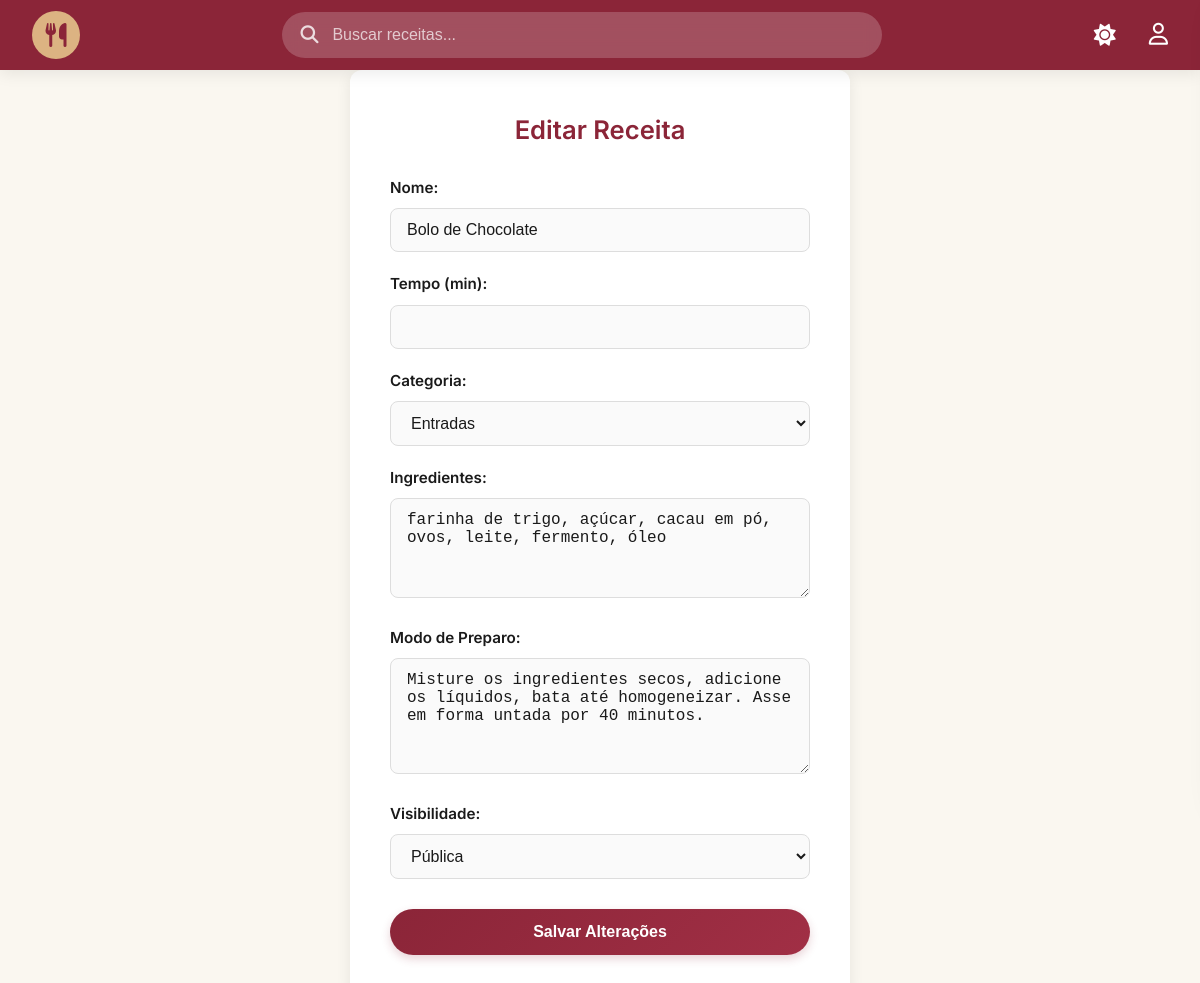
The page /views/recipes/recipe_edit.php?id=1 (signed in) on the database as committed earlier.
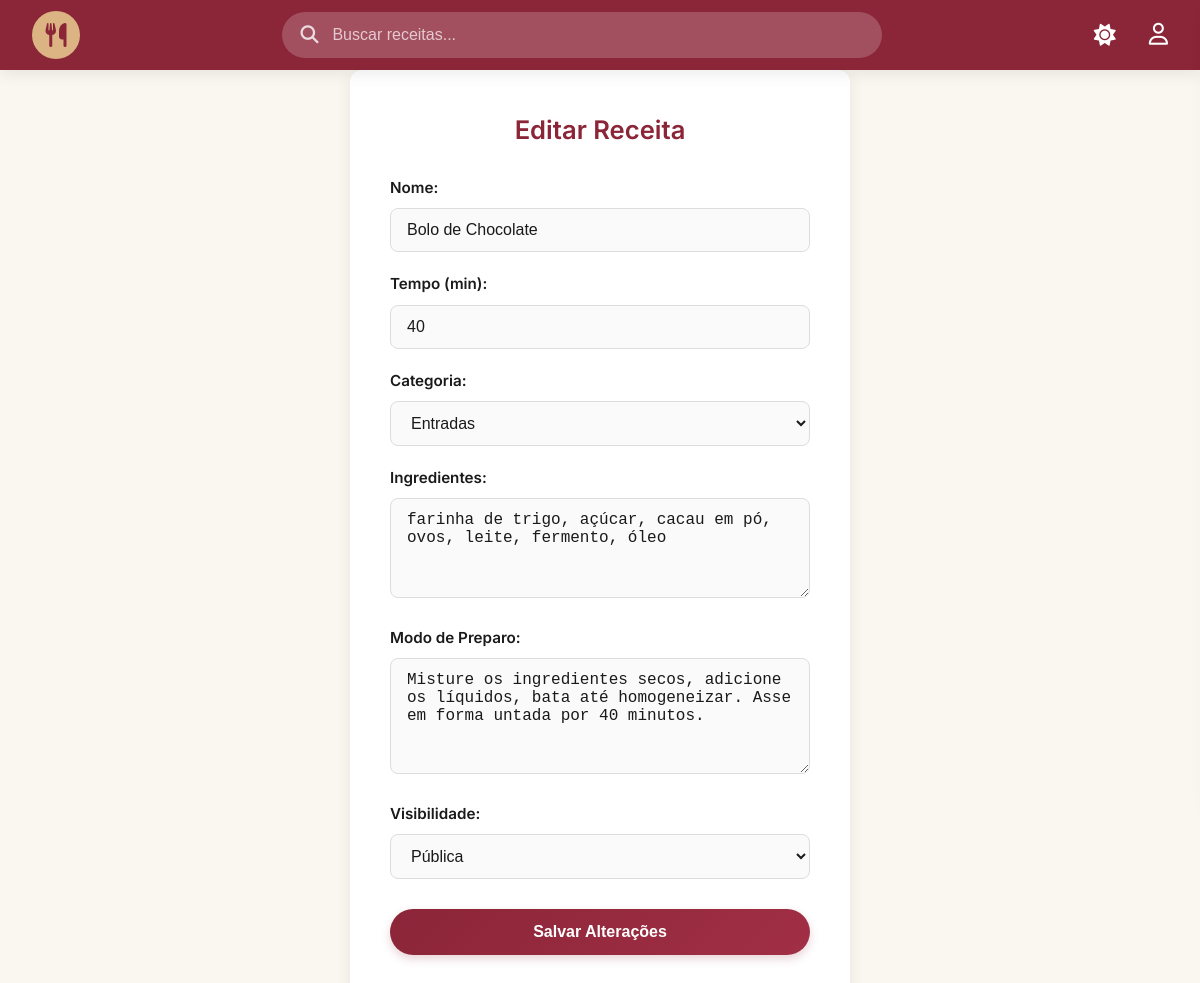
The same page on the database as committed later.
### tables this page shows
CREATE TABLE recipes (
    id INT AUTO_INCREMENT PRIMARY KEY,
    name VARCHAR(150) NOT NULL,
    ingredients TEXT NOT NULL,
    description TEXT,
    preparation_time INT,
    category VARCHAR(50),
    price DECIMAL(10, 2) DEFAULT 0.00,
    is_public BOOLEAN DEFAULT TRUE,
    
    user_id INT NULL,
    chef_id INT NULL,
    restaurant_id INT NULL,

    created_at TIMESTAMP DEFAULT CURRENT_TIMESTAMP,
    updated_at TIMESTAMP DEFAULT CURRENT_TIMESTAMP ON UPDATE CURRENT_TIMESTAMP,
    deleted_at DATETIME,

    CONSTRAINT fk_recipe_user FOREIGN KEY (user_id) REFERENCES users(id) ON DELETE CASCADE,
    CONSTRAINT fk_recipe_chef FOREIGN KEY (chef_id) REFERENCES chef(id) ON DELETE CASCADE,
    CONSTRAINT fk_recipe_restaurant FOREIGN KEY (restaurant_id) REFERENCES restaurants(id) ON DELETE CASCADE
);

### config/database.php (called while the page is built, shortened)
<?php
class database {
    private static $conexao = null;
    public static function getConexao() {
        if (self::$conexao === null) {
            try {
                $dsn = "mysql:host=" . DB_HOST . ";dbname=" . DB_NAME . ";charset=utf8mb4";
                self::$conexao = new PDO($dsn, DB_USER, DB_PASS, [
                    PDO::ATTR_ERRMODE => PDO::ERRMODE_EXCEPTION,
                    PDO::ATTR_DEFAULT_FETCH_MODE => PDO::FETCH_ASSOC,
                    PDO::ATTR_EMULATE_PREPARES => false,
                ]);
            } catch (PDOException $e) {
                die("Erro de conexão: " . $e->getMessage());
            }
        }
        return self::$conexao;
    }
}

### models/dao/recipeDAO.php (called while the page is built, shortened)
<?php
require_once dirname(__DIR__, 2) . '/config/database.php';
require_once dirname(__DIR__) . '/model/recipe.php';
class recipeDAO {
    private $conn;
    public function __construct() {
        $this->conn = database::getConexao();
    }
    public function read($id) {
        $sql = "SELECT r.*,
                COALESCE(u.name, c.name, res.name) as owner_name,
                res.location_map_link,
                res.address
                FROM recipes r
                LEFT JOIN users u ON r.user_id = u.id
                LEFT JOIN chef c ON r.chef_id = c.id
                LEFT JOIN restaurants res ON r.restaurant_id = res.id
                WHERE r.id = ?";
        $stmt = $this->conn->prepare($sql);
        $stmt->execute([$id]);
        $dados = $stmt->fetch(PDO::FETCH_ASSOC);
        $r = new Recipe(
            $dados['name'], $dados['ingredients'], $dados['description'],
            $dados['preparation_time'], $dados['category'], $dados['price'],
            $dados['is_public'], $dados['user_id'], $dados['chef_id'],
            $dados['restaurant_id'], $dados['id'], $dados['created_at']
        );
        $r->setOwnerName($dados['owner_name']);
        $r->setLocationMapLink($dados['location_map_link'] ?? null);
        $r->setAddress($dados['address'] ?? null);
        return $r;
    }
}

### models/model/recipe.php (called while the page is built, shortened)
<?php
class Recipe {
    private $name;
    private $ingredients;
    private $description;
    private $preparation_time;
    private $category;
    private $is_public;
    public function getName() { return $this->name; }
    public function getIngredients() { return $this->ingredients; }
    public function getDescription() { return $this->description; }
    public function getPreparationTime() { return $this->preparation_time; }
    public function getCategory() { return $this->category; }
    public function getIsPublic() { return $this->is_public; }
    public function setName($n) { $this->name = trim($n); }
    public function setIngredients($i) { $this->ingredients = trim($i); }
    public function setDescription($d) { $this->description = trim($d); }
    public function setPreparationTime($pt) { $this->preparation_time = $pt; }
    public function setCategory($c) { $this->category = trim($c); }
    public function setIsPublic($ip) { $this->is_public = (int)$ip; }
}

### views/recipes/recipe_edit.php (the view, shortened to what this page needs)
<?php
require_once ROOT_PATH . '/models/model/recipe.php';
require_once ROOT_PATH . '/models/dao/recipeDAO.php';
$dao = new recipeDAO();
$receita = null;
if (isset($_GET['id'])) {
    $receita = $dao->read($_GET['id']);
}
require_once ROOT_PATH . '/base.php';
?>
<div class="container">
    <div class="form-wrapper">
        <h2 style="color: #8b2538; text-align: center;">Editar Receita</h2>
        <form method="POST">
            <div class="form-group">
                <label>Nome:</label>
                <input type="text" name="name" value="<?= htmlspecialchars($receita->getName()) ?>" required>
            </div>
            <div class="form-row">
                <div class="form-group">
                    <label>Tempo (min):</label>
                    <input type="number" name="preparation_time" value="<?= $receita->getPreparationTime() ?>">
                </div>
                <div class="form-group">
                    <label>Categoria:</label>
                    <select name="category">
                        <option value="entrada" <?= $receita->getCategory() == 'entradas' ? 'selected' : '' ?>>Entradas</option>
                    </select>
                </div>
            </div>
            <div class="form-group">
                <label>Ingredientes:</label>
                <textarea name="ingredients" rows="4" required><?= htmlspecialchars($receita->getIngredients()) ?></textarea>
            </div>
            <div class="form-group">
                <label>Modo de Preparo:</label>
                <textarea name="description" rows="5"><?= htmlspecialchars($receita->getDescription()) ?></textarea>
            </div>
            <div class="form-row">
                <div class="form-group">
                    <label>Visibilidade:</label>
                    <select name="is_public">
                        <option value="1" <?= $receita->getIsPublic() == 1 ? 'selected' : '' ?>>Pública</option>
                    </select>
                </div>
            </div>
            <button type="submit" class="btn-submit">Salvar Alterações</button>
        </form>
    </div>
</div>

Rows that differ between the two databases and show on the page:
changed recipes "Bolo de Chocolate": preparation_time (not shown) → "40"
